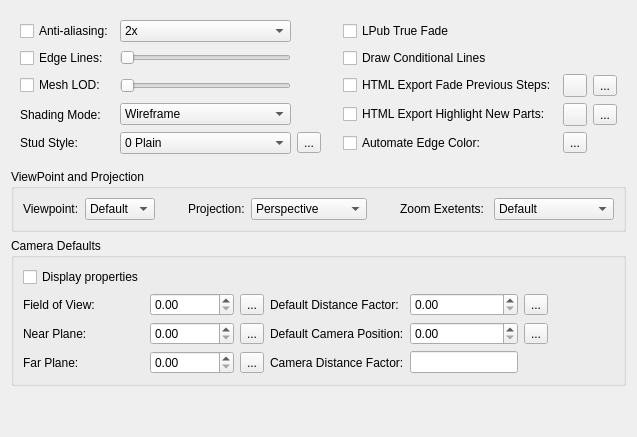
   <widget class="QWidget" name="tabRendering">
    <attribute name="title">
     <string>Rendering</string>
    </attribute>
    <layout class="QGridLayout" name="gridLayout_4">
     <item row="8" column="0" colspan="2">
      <spacer name="verticalSpacer">
       <property name="orientation">
        <enum>Qt::Vertical</enum>
       </property>
       <property name="sizeHint" stdset="0">
        <size>
         <width>20</width>
         <height>40</height>
        </size>
       </property>
      </spacer>
     </item>
     <item row="2" column="0" colspan="2">
      <widget class="QGroupBox" name="ViewPointAndProjectionGroup">
       <property name="title">
        <string>ViewPoint and Projection</string>
       </property>
       <layout class="QHBoxLayout" name="horizontalLayout_2">
        <item>
         <widget class="QLabel" name="label_15">
          <property name="sizePolicy">
           <sizepolicy hsizetype="Preferred" vsizetype="Preferred">
            <horstretch>0</horstretch>
            <verstretch>0</verstretch>
           </sizepolicy>
          </property>
          <property name="text">
           <string>Viewpoint:</string>
          </property>
         </widget>
        </item>
        <item>
         <widget class="QComboBox" name="ViewpointsCombo">
          <property name="minimumSize">
           <size>
            <width>0</width>
            <height>0</height>
           </size>
          </property>
          <property name="toolTip">
           <string>Select default viewpoint</string>
          </property>
          <property name="statusTip">
           <string/>
          </property>
          <property name="currentIndex">
           <number>7</number>
          </property>
          <item>
           <property name="text">
            <string>Front</string>
           </property>
          </item>
          <item>
           <property name="text">
            <string>Back</string>
           </property>
          </item>
          <item>
           <property name="text">
            <string>Top</string>
           </property>
          </item>
          <item>
           <property name="text">
            <string>Bottom</string>
           </property>
          </item>
          <item>
           <property name="text">
            <string>Left</string>
           </property>
          </item>
          <item>
           <property name="text">
            <string>Right</string>
           </property>
          </item>
          <item>
           <property name="text">
            <string>Home</string>
           </property>
          </item>
          <item>
           <property name="text">
            <string>Default</string>
           </property>
          </item>
         </widget>
        </item>
        <item>
         <spacer name="horizontalSpacer_5">
          <property name="orientation">
           <enum>Qt::Horizontal</enum>
          </property>
          <property name="sizeHint" stdset="0">
           <size>
            <width>0</width>
            <height>0</height>
           </size>
          </property>
         </spacer>
        </item>
        <item>
         <widget class="QLabel" name="label_16">
          <property name="text">
           <string>Projection:</string>
          </property>
         </widget>
        </item>
        <item>
         <widget class="QComboBox" name="ProjectionCombo">
          <property name="minimumSize">
           <size>
            <width>0</width>
            <height>0</height>
           </size>
          </property>
          <property name="toolTip">
           <string>Select default projection</string>
          </property>
          <property name="statusTip">
           <string/>
          </property>
          <item>
           <property name="text">
            <string>Perspective</string>
           </property>
          </item>
          <item>
           <property name="text">
            <string>Orthographic      </string>
           </property>
          </item>
          <item>
           <property name="text">
            <string>Default</string>
           </property>
          </item>
         </widget>
        </item>
        <item>
         <spacer name="horizontalSpacer_15">
          <property name="orientation">
           <enum>Qt::Horizontal</enum>
          </property>
          <property name="sizeHint" stdset="0">
           <size>
            <width>0</width>
            <height>0</height>
           </size>
          </property>
         </spacer>
        </item>
        <item>
         <widget class="QLabel" name="label_40">
          <property name="text">
           <string>Zoom Exetents: </string>
          </property>
         </widget>
        </item>
        <item>
         <widget class="QComboBox" name="ZoomExtentCombo">
          <item>
           <property name="text">
            <string>Default</string>
           </property>
          </item>
          <item>
           <property name="text">
            <string>On Orthographic</string>
           </property>
          </item>
          <item>
           <property name="text">
            <string>Always</string>
           </property>
          </item>
         </widget>
        </item>
       </layout>
      </widget>
     </item>
     <item row="7" column="0" colspan="2">
      <widget class="QGroupBox" name="CameraGroup">
       <property name="title">
        <string>Camera Defaults</string>
       </property>
       <layout class="QGridLayout" name="gridLayout_5">
        <item row="6" column="2">
         <widget class="QToolButton" name="resetFarPlane">
          <property name="toolTip">
           <string>Reset</string>
          </property>
          <property name="text">
           <string>...</string>
          </property>
         </widget>
        </item>
        <item row="4" column="1">
         <widget class="QDoubleSpinBox" name="cameraFoV">
          <property name="toolTip">
           <string>Set default field of view</string>
          </property>
         </widget>
        </item>
        <item row="5" column="3">
         <widget class="QLabel" name="label_25">
          <property name="toolTip">
           <string>Set the default camera position</string>
          </property>
          <property name="text">
           <string>Default Camera Position:</string>
          </property>
         </widget>
        </item>
        <item row="4" column="4">
         <widget class="QDoubleSpinBox" name="cameraDefaultDistanceFactor">
          <property name="toolTip">
           <string>Set value higher to increase the default rendered image size (automatically multiplied by -1)</string>
          </property>
         </widget>
        </item>
        <item row="4" column="2">
         <widget class="QToolButton" name="resetFoV">
          <property name="toolTip">
           <string>Reset</string>
          </property>
          <property name="text">
           <string>...</string>
          </property>
         </widget>
        </item>
        <item row="5" column="4">
         <widget class="QDoubleSpinBox" name="cameraDefaultPosition">
          <property name="toolTip">
           <string>Set the default camera position</string>
          </property>
          <property name="maximum">
           <double>900000.000000000000000</double>
          </property>
         </widget>
        </item>
        <item row="0" column="0">
         <widget class="QCheckBox" name="defaultCameraProperties">
          <property name="toolTip">
           <string>Display default camera properties in Properties window</string>
          </property>
          <property name="text">
           <string>Display properties</string>
          </property>
         </widget>
        </item>
        <item row="5" column="1">
         <widget class="QDoubleSpinBox" name="cameraNearPlane">
          <property name="toolTip">
           <string>Set default near plane</string>
          </property>
         </widget>
        </item>
        <item row="5" column="5">
         <widget class="QToolButton" name="resetDefaultPosition">
          <property name="toolTip">
           <string>Reset</string>
          </property>
          <property name="text">
           <string>...</string>
          </property>
         </widget>
        </item>
        <item row="4" column="0">
         <widget class="QLabel" name="label_20">
          <property name="toolTip">
           <string>Set default field of view</string>
          </property>
          <property name="text">
           <string>Field of View:</string>
          </property>
         </widget>
        </item>
        <item row="5" column="0">
         <widget class="QLabel" name="label_21">
          <property name="toolTip">
           <string>Set default near plane</string>
          </property>
          <property name="text">
           <string>Near Plane:</string>
          </property>
         </widget>
        </item>
        <item row="4" column="3">
         <widget class="QLabel" name="label_24">
          <property name="toolTip">
           <string>Set default camera distance factor (automatically multiplied by -1)</string>
          </property>
          <property name="text">
           <string>Default Distance Factor:</string>
          </property>
         </widget>
        </item>
        <item row="4" column="5">
         <widget class="QToolButton" name="resetDefaultDistanceFactor">
          <property name="toolTip">
           <string>Reset</string>
          </property>
          <property name="text">
           <string>...</string>
          </property>
         </widget>
        </item>
        <item row="6" column="0">
         <widget class="QLabel" name="label_22">
          <property name="toolTip">
           <string>Set default far plane</string>
          </property>
          <property name="text">
           <string>Far Plane:</string>
          </property>
         </widget>
        </item>
        <item row="6" column="1">
         <widget class="QDoubleSpinBox" name="cameraFarPlane">
          <property name="toolTip">
           <string>Set default far plane</string>
          </property>
          <property name="maximum">
           <double>900000.000000000000000</double>
          </property>
         </widget>
        </item>
        <item row="6" column="4">
         <widget class="QLineEdit" name="cameraDistanceFactor">
          <property name="toolTip">
           <string>Camera distance factor - Default Camera Position divided by negative(Default Distance Factor)</string>
          </property>
         </widget>
        </item>
        <item row="5" column="2">
         <widget class="QToolButton" name="resetNearPlane">
          <property name="toolTip">
           <string>Reset</string>
          </property>
          <property name="text">
           <string>...</string>
          </property>
         </widget>
        </item>
        <item row="6" column="3">
         <widget class="QLabel" name="label_26">
          <property name="text">
           <string>Camera Distance Factor:</string>
          </property>
         </widget>
        </item>
        <item row="5" column="6">
         <spacer name="horizontalSpacer_24">
          <property name="orientation">
           <enum>Qt::Horizontal</enum>
          </property>
          <property name="sizeHint" stdset="0">
           <size>
            <width>40</width>
            <height>20</height>
           </size>
          </property>
         </spacer>
        </item>
       </layout>
      </widget>
     </item>
     <item row="0" column="0" colspan="2">
      <widget class="QWidget" name="RenderingWidget" native="true">
       <layout class="QGridLayout" name="gridLayout">
        <item row="1" column="1">
         <widget class="QSlider" name="LineWidthSlider">
          <property name="sizePolicy">
           <sizepolicy hsizetype="Minimum" vsizetype="Fixed">
            <horstretch>0</horstretch>
            <verstretch>0</verstretch>
           </sizepolicy>
          </property>
          <property name="orientation">
           <enum>Qt::Horizontal</enum>
          </property>
          <property name="tickPosition">
           <enum>QSlider::NoTicks</enum>
          </property>
         </widget>
        </item>
        <item row="0" column="1">
         <widget class="QComboBox" name="antiAliasingSamples">
          <property name="toolTip">
           <string/>
          </property>
          <item>
           <property name="text">
            <string>2x</string>
           </property>
          </item>
          <item>
           <property name="text">
            <string>4x</string>
           </property>
          </item>
          <item>
           <property name="text">
            <string>8x</string>
           </property>
          </item>
         </widget>
        </item>
        <item row="2" column="0">
         <widget class="QCheckBox" name="MeshLOD">
          <property name="toolTip">
           <string>Enable switching from high to low level of detail during zoom</string>
          </property>
          <property name="statusTip">
           <string>Enable mesh level of detail</string>
          </property>
          <property name="text">
           <string>Mesh LOD:</string>
          </property>
         </widget>
        </item>
        <item row="1" column="3" colspan="2">
         <widget class="QCheckBox" name="ConditionalLinesCheckBox">
          <property name="toolTip">
           <string>Draw conditional lines </string>
          </property>
          <property name="text">
           <string>Draw Conditional Lines</string>
          </property>
         </widget>
        </item>
        <item row="1" column="2">
         <widget class="QLabel" name="LineWidthLabel">
          <property name="text">
           <string/>
          </property>
         </widget>
        </item>
        <item row="0" column="3">
         <widget class="QCheckBox" name="LPubTrueFade">
          <property name="toolTip">
           <string>Make faded parts translucent but do not draw back faces</string>
          </property>
          <property name="text">
           <string>LPub True Fade</string>
          </property>
         </widget>
        </item>
        <item row="4" column="1">
         <widget class="QComboBox" name="studStyleCombo">
          <property name="toolTip">
           <string>Select LEGO stud logo version</string>
          </property>
          <property name="currentIndex">
           <number>0</number>
          </property>
          <item>
           <property name="text">
            <string>0 Plain</string>
           </property>
          </item>
          <item>
           <property name="text">
            <string>1 Thin Lines Logo</string>
           </property>
          </item>
          <item>
           <property name="text">
            <string>2 Outline Logo</string>
           </property>
          </item>
          <item>
           <property name="text">
            <string>3 Sharp Top Logo</string>
           </property>
          </item>
          <item>
           <property name="text">
            <string>4 Rounded Top Logo</string>
           </property>
          </item>
          <item>
           <property name="text">
            <string>5 Flattened Logo</string>
           </property>
          </item>
          <item>
           <property name="text">
            <string>6 High Contrast</string>
           </property>
          </item>
          <item>
           <property name="text">
            <string>7 High Contrast with Logo</string>
           </property>
          </item>
         </widget>
        </item>
        <item row="1" column="0">
         <widget class="QCheckBox" name="edgeLines">
          <property name="toolTip">
           <string>Enable edge lines</string>
          </property>
          <property name="text">
           <string>Edge Lines:</string>
          </property>
         </widget>
        </item>
        <item row="4" column="0">
         <widget class="QLabel" name="label_39">
          <property name="text">
           <string>Stud Style:</string>
          </property>
         </widget>
        </item>
        <item row="2" column="2">
         <widget class="QLabel" name="MeshLODLabel">
          <property name="text">
           <string/>
          </property>
         </widget>
        </item>
        <item row="2" column="1">
         <widget class="QSlider" name="MeshLODSlider">
          <property name="toolTip">
           <string>Set mesh level of detail distance</string>
          </property>
          <property name="orientation">
           <enum>Qt::Horizontal</enum>
          </property>
         </widget>
        </item>
        <item row="3" column="0">
         <widget class="QLabel" name="label_3">
          <property name="text">
           <string>Shading Mode:</string>
          </property>
         </widget>
        </item>
        <item row="0" column="2">
         <spacer name="horizontalSpacer_2">
          <property name="orientation">
           <enum>Qt::Horizontal</enum>
          </property>
          <property name="sizeHint" stdset="0">
           <size>
            <width>40</width>
            <height>20</height>
           </size>
          </property>
         </spacer>
        </item>
        <item row="3" column="1">
         <widget class="QComboBox" name="ShadingMode">
          <property name="toolTip">
           <string>Select shading mode</string>
          </property>
          <item>
           <property name="text">
            <string>Wireframe</string>
           </property>
          </item>
          <item>
           <property name="text">
            <string>Flat Shading</string>
           </property>
          </item>
          <item>
           <property name="text">
            <string>Default Lights</string>
           </property>
          </item>
         </widget>
        </item>
        <item row="0" column="0">
         <widget class="QCheckBox" name="antiAliasing">
          <property name="toolTip">
           <string>Enable anti-aliasing</string>
          </property>
          <property name="text">
           <string>Anti-aliasing:</string>
          </property>
         </widget>
        </item>
        <item row="2" column="3">
         <widget class="QCheckBox" name="FadeSteps">
          <property name="toolTip">
           <string>Enable fade previous steps when exporting HTML Steps</string>
          </property>
          <property name="text">
           <string>HTML Export Fade Previous Steps:</string>
          </property>
         </widget>
        </item>
        <item row="2" column="4">
         <widget class="QToolButton" name="FadeStepsColor">
          <property name="text">
           <string/>
          </property>
         </widget>
        </item>
        <item row="2" column="5">
         <widget class="QToolButton" name="ResetFadeStepsButton">
          <property name="toolTip">
           <string>Reset</string>
          </property>
          <property name="text">
           <string>...</string>
          </property>
         </widget>
        </item>
        <item row="3" column="3">
         <widget class="QCheckBox" name="HighlightNewParts">
          <property name="toolTip">
           <string>Enable highlight current step parts when exporting HTML Steps</string>
          </property>
          <property name="text">
           <string>HTML Export Highlight New Parts:</string>
          </property>
         </widget>
        </item>
        <item row="3" column="4">
         <widget class="QToolButton" name="HighlightNewPartsColor">
          <property name="text">
           <string/>
          </property>
         </widget>
        </item>
        <item row="3" column="5">
         <widget class="QToolButton" name="ResetHighlightNewPartsButton">
          <property name="toolTip">
           <string>Reset</string>
          </property>
          <property name="text">
           <string>...</string>
          </property>
         </widget>
        </item>
        <item row="4" column="4">
         <widget class="QToolButton" name="AutomateEdgeColorButton">
          <property name="toolTip">
           <string>Automate edge color settings</string>
          </property>
          <property name="text">
           <string>...</string>
          </property>
         </widget>
        </item>
        <item row="4" column="3">
         <widget class="QCheckBox" name="AutomateEdgeColor">
          <property name="text">
           <string>Automate Edge Color:</string>
          </property>
         </widget>
        </item>
        <item row="4" column="2">
         <widget class="QToolButton" name="HighContrastButton">
          <property name="toolTip">
           <string>High contrast stud and edge color settings</string>
          </property>
          <property name="text">
           <string>...</string>
          </property>
         </widget>
        </item>
       </layout>
      </widget>
     </item>
    </layout>
   </widget>
